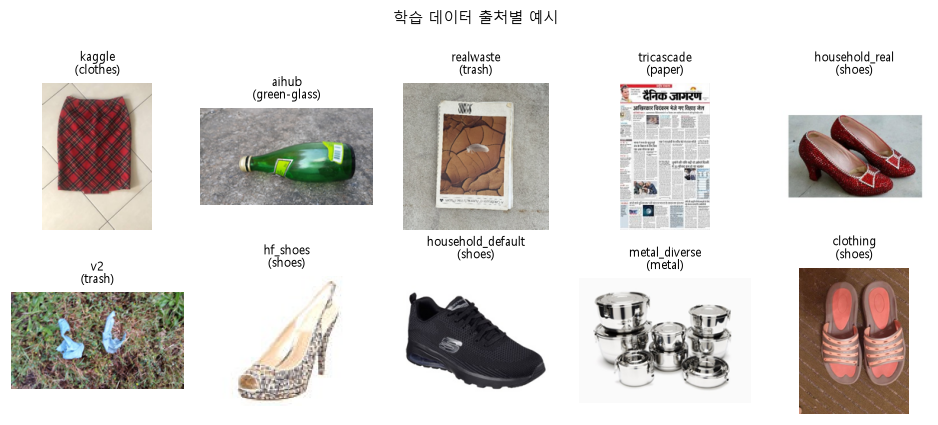
#> input picture 01_coding/RESULT/figures/source_examples.png, 938 x 425 px
$ python -i build_slides_pptx.py   (imports and definitions only)
#> lines starting #> are read from the running program, lines starting #| are printed output that depends on the picture
"""발표 PPTX를 만든다: docs/presentation/slides.md(설계) + revision_prompt.md(1차 수정).

실행: python 01_coding/tools/build_slides_pptx.py  ->  docs/presentation/slides.pptx
그림은 01_coding/RESULT/figures*/ 의 PNG, 아이콘·잘라 낸 사진은 01_coding/RESULT/slide_assets/ 를 쓴다.
"""
import os
from pathlib import Path

from lxml import etree
from PIL import Image, ImageDraw, ImageFont
from pptx import Presentation
from pptx.dml.color import RGBColor
from pptx.enum.dml import MSO_LINE
from pptx.enum.shapes import MSO_CONNECTOR, MSO_SHAPE
from pptx.enum.text import MSO_ANCHOR, PP_ALIGN
from pptx.oxml.ns import qn
from pptx.util import Inches, Pt

ROOT = Path(__file__).resolve().parents[2]
RESULT = ROOT / "01_coding/RESULT"
FS = RESULT / "figures_slides"
FG = RESULT / "figures"
ASSETS = RESULT / "slide_assets"
OUT = ROOT / "docs/presentation/slides.pptx"

# ---- 디자인 토큰 ------------------------------------------------------------
WHITE, SURF = "FFFFFF", "FAFAFA"
INK, INK2, INK3, LINE = "171717", "707070", "9A9A9A", "DFDFDF"
PRI, PRI_D, OFF, WARN = "3ECF8E", "24B47E", "C7C7C7", "FF2201"
FONT = "Noto Sans KR"          # Pretendard 미설치 -> 설계 문서의 대체 글꼴
SYMBOL_FONT = "Segoe UI Symbol"
T_TITLE, T_KEY, T_REASON, T_CAP, T_BIG = 32, 20, 14, 12, 60

SW, SH = 13.333, 7.5
M = 0.6
CW = SW - 2 * M
TOP, BOT = 1.45, 6.75


def rgb(h):
    return RGBColor.from_string(h)


# ---- 아이콘 (Material Symbols Rounded) ----------------------------------------
# [133 lines left out: functions icon_png, crop_top, strip_style, style_run, add_runs, text and 3 more, not called in this run]


def image_card(slide, path, x, y, w, h, pad=0.15, border=LINE):
    card(slide, x, y, w, h, border=border)
    return image_fit(slide, path, x + pad, y + pad, w - 2 * pad, h - 2 * pad)


# [30 lines left out: functions arrow, new_slide, not called in this run]


def keywords(slide, x, y, w, items, gap=10, color=INK, h=None):
    h = h or (len(items) * 0.5 + 0.2)
    return text(slide, x, y, w, h, items, size=T_KEY, color=color, space_after=gap)


# [17 lines left out: functions keyword_band, _est_lines, not called in this run]


def _item(it):
    return it if len(it) == 3 else (None, *it)


# [37 lines left out: functions block_height, keyword_block, keyword_columns, not called in this run]


# ---- 표지·출처 사진 ------------------------------------------------------------
CLASSES = ["battery", "biological", "brown-glass", "cardboard", "clothes", "green-glass",
           "metal", "paper", "plastic", "shoes", "trash", "white-glass"]
COVER_OVERRIDE: dict = {}      # {"battery": "archive/.../x.jpg"} 처럼 지정하면 그 사진을 씀


def square_crop(src, out, px=400):
#> called with src = '../RESULT/figures/source_examples.png', out = 'out.png', px = 400
    im = Image.open(src).convert("RGB")
    w, h = im.size
#> w = 938; h = 425
    k = min(w, h)
#> k = 425
    im = im.crop(((w - k) // 2, (h - k) // 2, (w - k) // 2 + k, (h - k) // 2 + k)).resize((px, px), Image.LANCZOS)
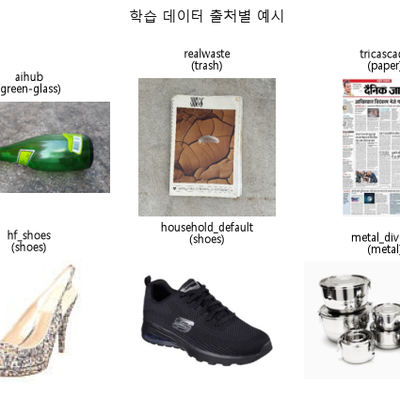
#> im: PIL image 400x400 RGB; mean R, G, B 216, 215.1, 212.7
#> (the run stopped early here; a loop or call above may not have finished)

$ run again, on 01_coding/RESULT/figures/E1_curve.png
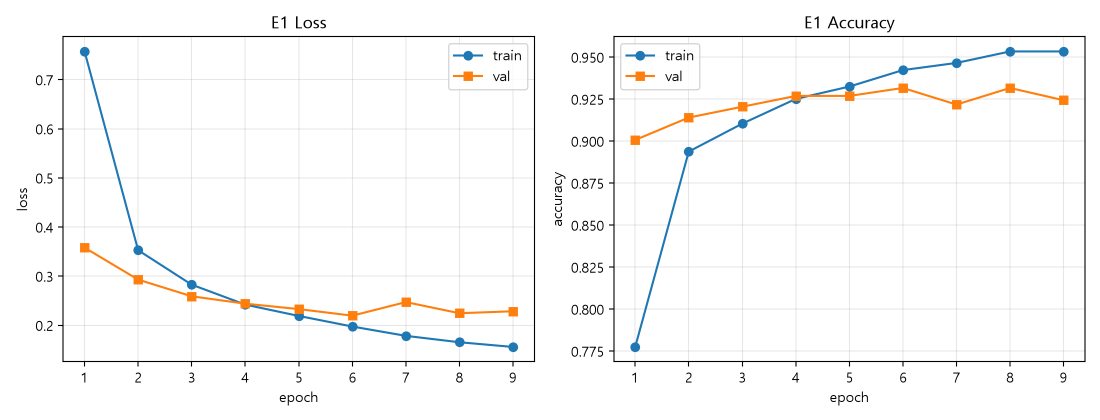
#> input picture 01_coding/RESULT/figures/E1_curve.png, 2200 x 840 px (shown at 1/2 size)
#> in square_crop, `im = im.crop(((w - k) // 2, (h - k) // 2, (w - k) // 2 + k, (h - k) //..`:
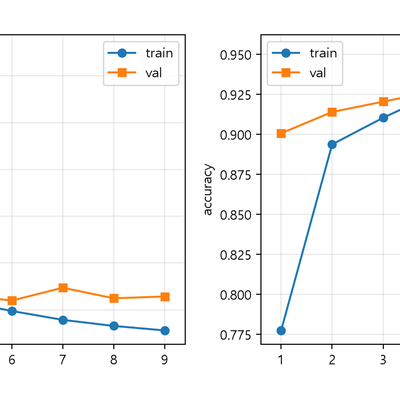
#> im: PIL image 400x400 RGB; mean R, G, B 247.7, 247.4, 247.1

$ run again, on 01_coding/RESULT/figures/E2_curve.png
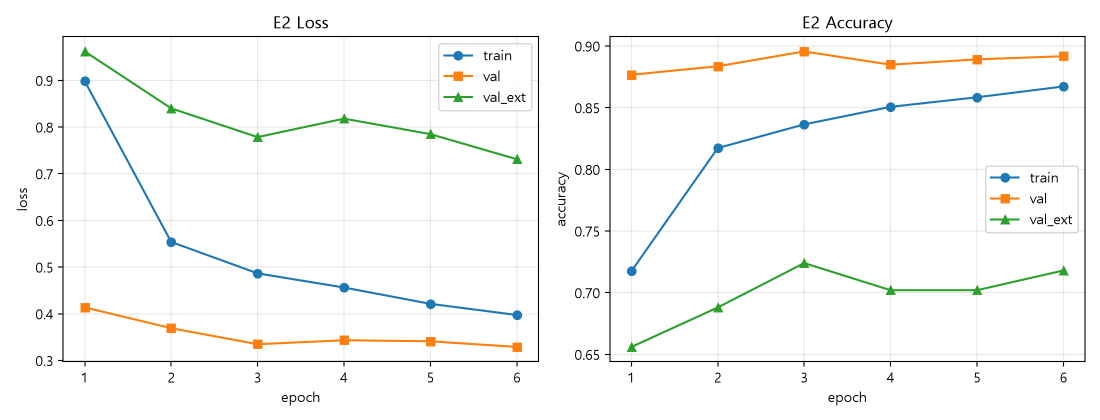
#> input picture 01_coding/RESULT/figures/E2_curve.png, 2200 x 840 px (shown at 1/2 size)
#> in square_crop, `im = im.crop(((w - k) // 2, (h - k) // 2, (w - k) // 2 + k, (h - k) //..`:
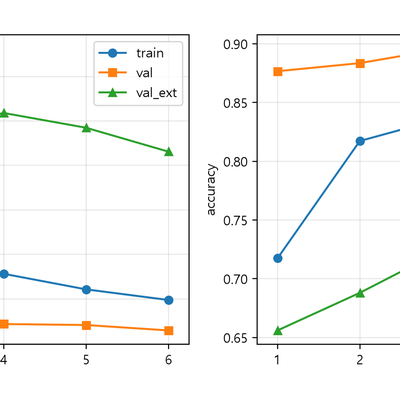
#> im: PIL image 400x400 RGB; mean R, G, B 247.7, 248.1, 247.2

$ run again, on 01_coding/RESULT/figures/E3_curve.png
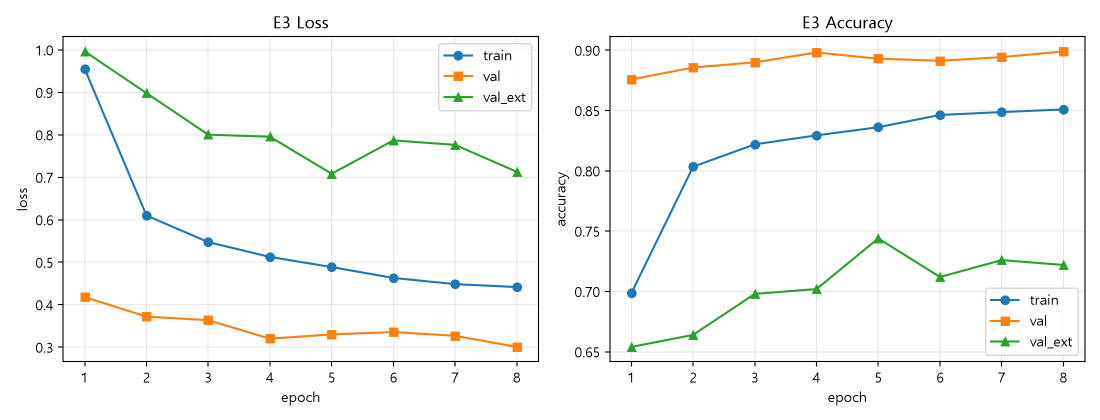
#> input picture 01_coding/RESULT/figures/E3_curve.png, 2200 x 840 px (shown at 1/2 size)
#> in square_crop, `im = im.crop(((w - k) // 2, (h - k) // 2, (w - k) // 2 + k, (h - k) //..`:
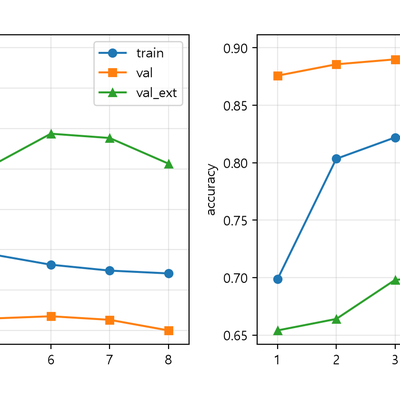
#> im: PIL image 400x400 RGB; mean R, G, B 247.4, 247.9, 246.8
